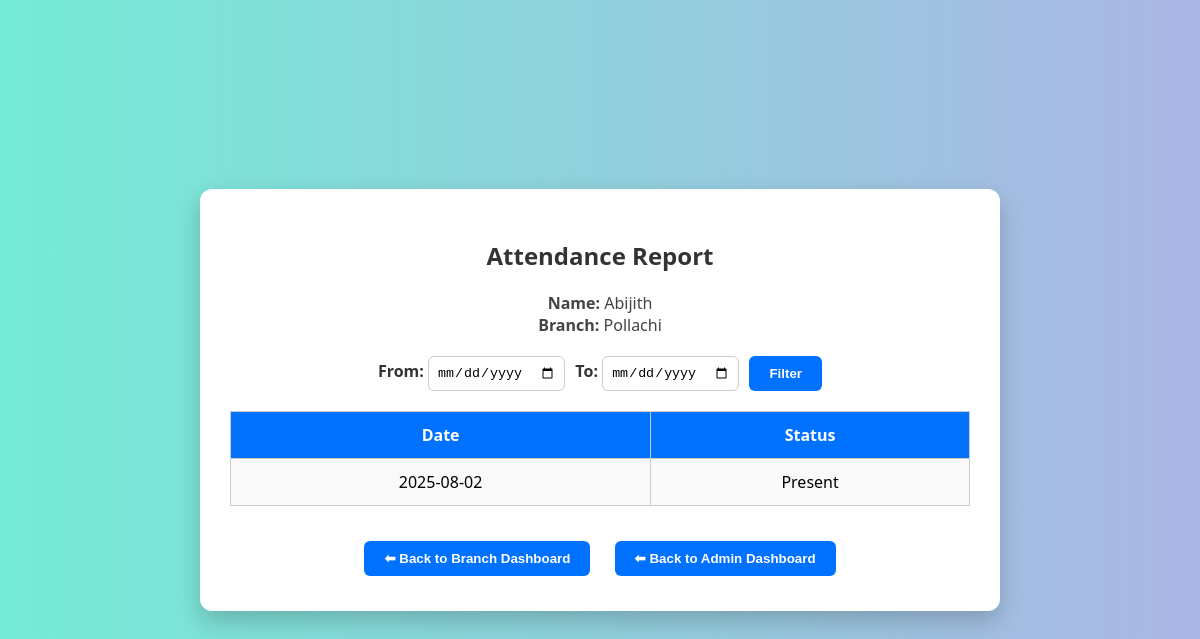
Page /view_attendance.php?id=19 (signed in) on the committed database.
### tables this page shows
CREATE TABLE `students` (
  `student_id` int(11) NOT NULL,
  `name` varchar(100) NOT NULL,
  `age` int(11) NOT NULL,
  `branch_id` int(11) NOT NULL
);

CREATE TABLE `branches` (
  `branch_id` int(11) NOT NULL,
  `branch_name` varchar(100) NOT NULL
);

CREATE TABLE `attendance` (
  `student_id` int(11) NOT NULL,
  `date` date NOT NULL,
  `status` varchar(10) DEFAULT NULL,
  `guardian_photo` varchar(255) DEFAULT NULL,
  `guardian_relation` varchar(100) DEFAULT NULL
);

### view_attendance.php (the view, shortened to what this page needs)
<?php
include 'db.php';
$student_id = $_GET['id'] ?? '';
$stmt = $conn->prepare("SELECT s.name, s.branch_id, b.branch_name FROM students s JOIN branches b ON s.branch_id = b.branch_id WHERE s.student_id = ?");
$stmt->bind_param("i", $student_id);
$stmt->execute();
$student_result = $stmt->get_result();
$student = $student_result->fetch_assoc();
$from = $_GET['from'] ?? '';
$to = $_GET['to'] ?? '';
$filter_query = "SELECT date, status FROM attendance WHERE student_id = ?";
$params = [$student_id];
$types = "i";
$filter_query .= " ORDER BY date DESC";
$stmt = $conn->prepare($filter_query);
$stmt->bind_param($types, ...$params);
$stmt->execute();
$attendance = $stmt->get_result();
?>
<!DOCTYPE html>
<html lang="en">
<head>
</head>
<body>
  <div class="dashboard">
    <h2>Attendance Report</h2>
    <p>
      <strong>Name:</strong> <?php echo htmlspecialchars($student['name']); ?><br>
      <strong>Branch:</strong> <?php echo htmlspecialchars(ucfirst($student['branch_name'])); ?>
    </p>
    <form method="GET">
      <label>From: <input type="date" name="from" value="<?php echo htmlspecialchars($from); ?>"></label>
      <label>To: <input type="date" name="to" value="<?php echo htmlspecialchars($to); ?>"></label>
      <button type="submit">Filter</button>
    </form>
    <?php if ($attendance->num_rows > 0): ?>
      <table>
        <thead>
          <tr>
            <th>Date</th>
            <th>Status</th>
          </tr>
        </thead>
        <tbody>
          <?php while ($row = $attendance->fetch_assoc()): ?>
            <tr>
              <td data-label="Date"><?php echo htmlspecialchars($row['date']); ?></td>
              <td data-label="Status"><?php echo htmlspecialchars($row['status']); ?></td>
            </tr>
          <?php endwhile; ?>
        </tbody>
      </table>
    <?php else: ?>
      <p style="text-align:center; color:red;">No attendance records found.</p>
    <?php endif; ?>
    <div class="back-links">
      <a href="dashboard_admin.php?branch_id=<?php echo urlencode($student['branch_id']); ?>"><button>⬅ Back to Branch Dashboard</button></a>
      <a href="dashboard_admin.php"><button>⬅ Back to Admin Dashboard</button></a>
    </div>
  </div>
</body>
</html>

### view_attendance.php (style rules this page uses)
* { box-sizing: border-box; }
body { margin: 0; padding: 0; font-family: 'Segoe UI', Tahoma, Geneva, Verdana, sans-serif; background: linear-gradient(to right, #74ebd5, #acb6e5); min-height: 100vh; display: flex; justify-content: center; align-items: center; }
.dashboard { background-color: #fff; padding: 30px; border-radius: 12px; box-shadow: 0 10px 25px rgba(0, 0, 0, 0.2); width: 95%; max-width: 800px; }
h2 { text-align: center; color: #333; }
p { text-align: center; color: #444; }
form { display: flex; flex-wrap: wrap; justify-content: center; gap: 10px; margin: 20px 0; }
label { font-weight: bold; color: #333; }
input[type="date"] { padding: 8px; border-radius: 6px; border: 1px solid #ccc; }
button { padding: 10px 20px; border: none; border-radius: 6px; background-color: #0072ff; color: white; font-weight: bold; cursor: pointer; transition: background-color 0.3s ease; }
table { width: 100%; border-collapse: collapse; margin-top: 20px; }
table, th, td { border: 1px solid #ccc; }
th, td { padding: 12px; text-align: center; }
th { background-color: #0072ff; color: white; }
td { background-color: #f9f9f9; }
.back-links { text-align: center; margin-top: 30px; }
.back-links a { display: inline-block; margin: 5px 10px; text-decoration: none; color: #0072ff; font-weight: bold; }

### rows in the picture
students: name "Abijith", branch.branch_name "Pollachi"
attendance: date "2025-08-02", status "Present"
